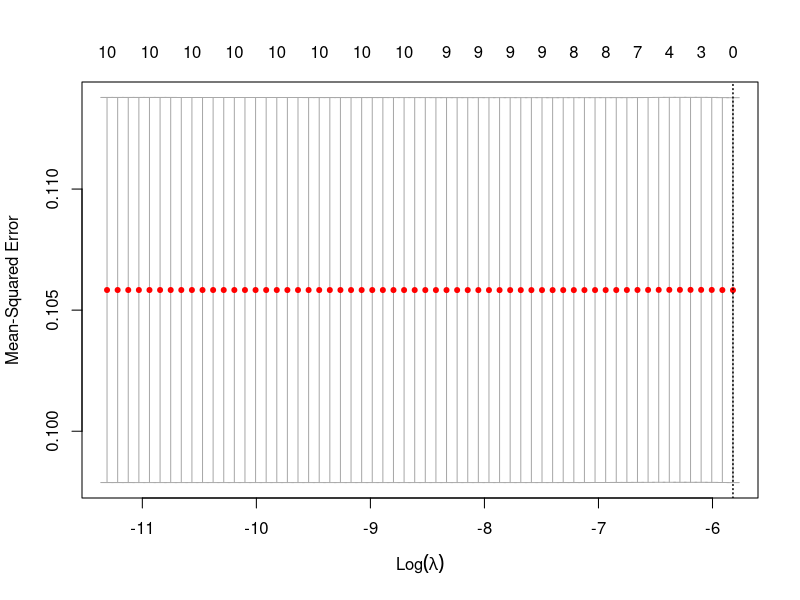

Generate this figure with R: (Note: this script raises an error after producing the figure.)
## ---- chunk 1
# 
# install.packages("glmnet")
# install.packages("MASS")
# install.packages("randomForest")
library(data.table)
library(tidyverse)
library(zoo)
library(glmnet)
library(MASS)
library(randomForest)

## ---- chunk 2
# Load data
data <- read.csv("final_data.csv")

str(data)
## ---- chunk 3
data <- data %>%
  mutate(month_year = as.yearmon(month_year, format = "%m/%Y")) 

head(data)

data <- data[complete.cases(data),]

head(data)
## ---- chunk 4
# vars <- c("temperature", "precipitation", "pm2p5", "humidity", "wind_speed", "lag_temperature") #etc
# 
# #or

vars <- colnames(data[,4:13]) #what does colnames() do?

## ---- chunk 5
# Prepare predictor matrix and response vector

vars 

X <- data %>% 
  dplyr::select(all_of(vars)) 


Y <- data$case_rate_100k
## ---- chunk 6
# Combine response and predictors
data_model <- data.frame(case_rate = Y, X)

# Null and full models
null_model <- lm(case_rate ~ 1, data = data_model)
summary(null_model)
full_model <- lm(case_rate ~ ., data = data_model)
summary(full_model)

# Stepwise selection
step_model <- stepAIC(full_model, direction = "both", trace = FALSE)
summary(step_model)

## ---- chunk 7
# Prepare matrix for glmnet
X_mat <- as.matrix(X)

# Fit LASSO (alpha=1)
set.seed(123)
lasso_model <- cv.glmnet(X_mat, Y, alpha = 1)

# Best lambda
best_lambda <- lasso_model$lambda.min

# Coefficients
coef(lasso_model, s = best_lambda)

# Plot CV curve
plot(lasso_model)
## ---- chunk 8
# Fit Random Forest
set.seed(123)
rf_model <- randomForest(case_rate ~ ., data = data.frame(case_rate = Y, X), importance=TRUE)

# Variable importance
importance(rf_model)

# Plot importance
varImpPlot(rf_model)
